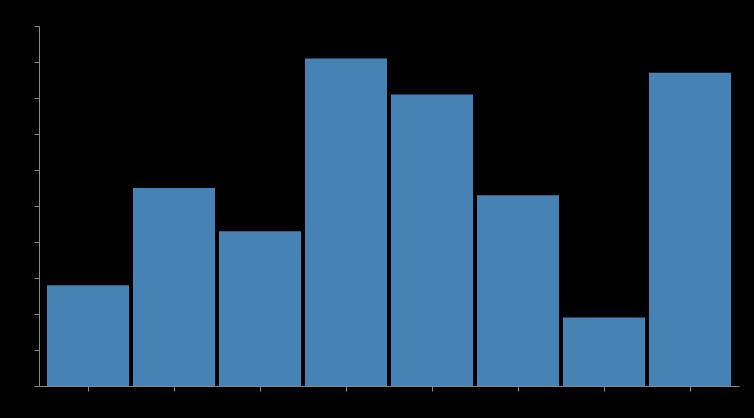

Write a Vega-Lite specification for this figure.
### Vega specification from a JSON file in a GitHub repository (floating-point values rounded to 4 significant figures)
{"$schema": "https://vega.github.io/schema/vega/v5.json", "description": "A basic bar chart example, with value labels shown upon pointer hover.", "background": "black", "height": 360, "width": 700, "padding": 15, "data": [{"name": "table", "values": [{"category": "A", "amount": 28}, {"category": "B", "amount": 55}, {"category": "C", "amount": 43}, {"category": "D", "amount": 91}, {"category": "E", "amount": 81}, {"category": "F", "amount": 53}, {"category": "G", "amount": 19}, {"category": "H", "amount": 87}]}], "signals": [{"name": "tooltip", "value": {}, "on": [{"events": "rect:pointerover", "update": "datum"}, {"events": "rect:pointerout", "update": "{}"}]}], "scales": [{"name": "xscale", "type": "band", "domain": {"data": "table", "field": "category"}, "range": "width", "padding": 0.05, "round": true}, {"name": "yscale", "domain": {"data": "table", "field": "amount"}, "nice": true, "range": "height"}], "axes": [{"orient": "bottom", "scale": "xscale"}, {"orient": "left", "scale": "yscale"}], "marks": [{"type": "rect", "from": {"data": "table"}, "encode": {"enter": {"x": {"scale": "xscale", "field": "category"}, "width": {"scale": "xscale", "band": 1}, "y": {"scale": "yscale", "field": "amount"}, "y2": {"scale": "yscale", "value": 0}}, "update": {"fill": {"value": "steelblue"}}, "hover": {"fill": {"value": "red"}}}}, {"type": "text", "encode": {"enter": {"align": {"value": "center"}, "baseline": {"value": "bottom"}, "fill": {"value": "#333"}}, "update": {"x": {"scale": "xscale", "signal": "tooltip.category", "band": 0.5}, "y": {"scale": "yscale", "signal": "tooltip.amount", "offset": -2}, "text": {"signal": "tooltip.amount"}, "fillOpacity": [{"test": "datum === tooltip", "value": 0}, {"value": 1}]}}}]}
